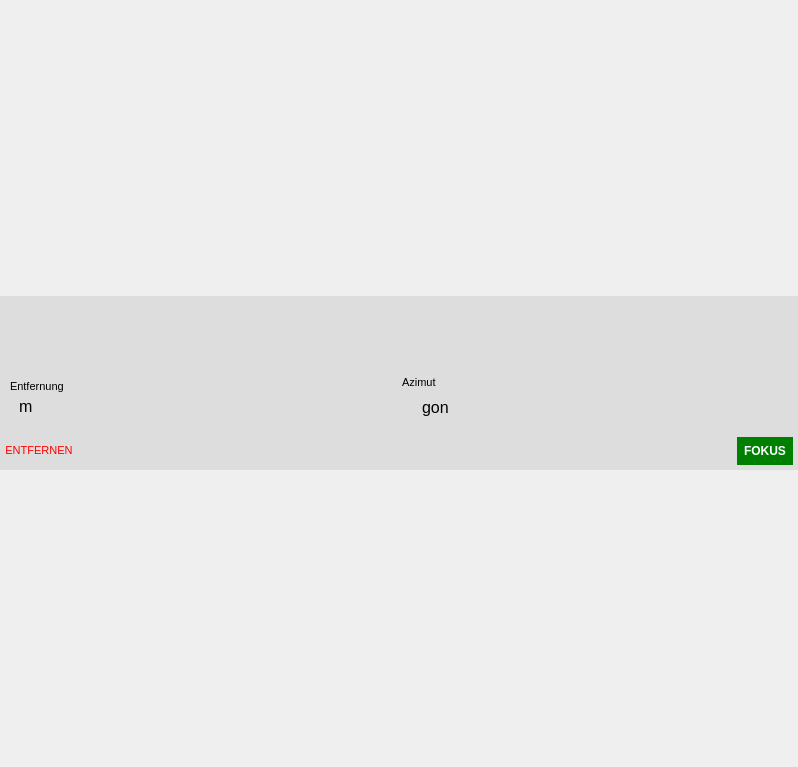
<?xml version="1.0" encoding="UTF-8"?>
<ui version="4.0">
 <class>Form</class>
 <widget class="QWidget" name="Form">
  <property name="geometry">
   <rect>
    <x>0</x>
    <y>0</y>
    <width>798</width>
    <height>767</height>
   </rect>
  </property>
  <property name="windowTitle">
   <string>Form</string>
  </property>
  <layout class="QGridLayout" name="gridLayout">
   <property name="leftMargin">
    <number>0</number>
   </property>
   <property name="topMargin">
    <number>0</number>
   </property>
   <property name="rightMargin">
    <number>0</number>
   </property>
   <property name="bottomMargin">
    <number>0</number>
   </property>
   <property name="verticalSpacing">
    <number>15</number>
   </property>
   <item row="0" column="0">
    <widget class="QGroupBox" name="lfbTargetGroup">
     <property name="sizePolicy">
      <sizepolicy hsizetype="Preferred" vsizetype="Fixed">
       <horstretch>0</horstretch>
       <verstretch>0</verstretch>
      </sizepolicy>
     </property>
     <property name="styleSheet">
      <string notr="true">border:none;
background-color:#ddd;</string>
     </property>
     <property name="title">
      <string/>
     </property>
     <property name="checkable">
      <bool>false</bool>
     </property>
     <property name="checked">
      <bool>false</bool>
     </property>
     <layout class="QVBoxLayout" name="verticalLayout">
      <property name="spacing">
       <number>0</number>
      </property>
      <property name="leftMargin">
       <number>0</number>
      </property>
      <property name="topMargin">
       <number>0</number>
      </property>
      <property name="rightMargin">
       <number>0</number>
      </property>
      <property name="bottomMargin">
       <number>0</number>
      </property>
      <item>
       <layout class="QVBoxLayout" name="verticalLayout_5">
        <property name="topMargin">
         <number>0</number>
        </property>
        <item>
         <widget class="QTableWidget" name="lfbAttributeTableWidget">
          <property name="sizePolicy">
           <sizepolicy hsizetype="Expanding" vsizetype="Minimum">
            <horstretch>0</horstretch>
            <verstretch>0</verstretch>
           </sizepolicy>
          </property>
          <property name="minimumSize">
           <size>
            <width>0</width>
            <height>70</height>
           </size>
          </property>
          <property name="maximumSize">
           <size>
            <width>16777215</width>
            <height>70</height>
           </size>
          </property>
          <property name="styleSheet">
           <string notr="true"/>
          </property>
          <property name="editTriggers">
           <set>QAbstractItemView::NoEditTriggers</set>
          </property>
          <property name="tabKeyNavigation">
           <bool>false</bool>
          </property>
          <property name="selectionMode">
           <enum>QAbstractItemView::NoSelection</enum>
          </property>
          <property name="wordWrap">
           <bool>false</bool>
          </property>
          <property name="cornerButtonEnabled">
           <bool>false</bool>
          </property>
          <property name="rowCount">
           <number>1</number>
          </property>
          <attribute name="verticalHeaderVisible">
           <bool>false</bool>
          </attribute>
          <row/>
         </widget>
        </item>
       </layout>
      </item>
      <item>
       <widget class="QWidget" name="lfbTargetDetailsWidget" native="true">
        <property name="sizePolicy">
         <sizepolicy hsizetype="Expanding" vsizetype="Preferred">
          <horstretch>0</horstretch>
          <verstretch>0</verstretch>
         </sizepolicy>
        </property>
        <layout class="QHBoxLayout" name="lfbTargetDetails">
         <property name="leftMargin">
          <number>10</number>
         </property>
         <property name="topMargin">
          <number>10</number>
         </property>
         <property name="rightMargin">
          <number>10</number>
         </property>
         <property name="bottomMargin">
          <number>10</number>
         </property>
         <item>
          <layout class="QVBoxLayout" name="verticalLayout_2">
           <property name="spacing">
            <number>0</number>
           </property>
           <property name="leftMargin">
            <number>0</number>
           </property>
           <property name="topMargin">
            <number>0</number>
           </property>
           <property name="rightMargin">
            <number>0</number>
           </property>
           <item>
            <widget class="QLabel" name="label_3">
             <property name="sizePolicy">
              <sizepolicy hsizetype="Expanding" vsizetype="Fixed">
               <horstretch>0</horstretch>
               <verstretch>0</verstretch>
              </sizepolicy>
             </property>
             <property name="font">
              <font>
               <pointsize>8</pointsize>
              </font>
             </property>
             <property name="text">
              <string>Entfernung</string>
             </property>
            </widget>
           </item>
           <item>
            <layout class="QHBoxLayout" name="horizontalLayout_2">
             <property name="topMargin">
              <number>0</number>
             </property>
             <item>
              <widget class="QLabel" name="lfbDistanceEdit">
               <property name="font">
                <font>
                 <pointsize>12</pointsize>
                </font>
               </property>
               <property name="text">
                <string/>
               </property>
              </widget>
             </item>
             <item>
              <widget class="QLabel" name="lfbDistanceUnit">
               <property name="sizePolicy">
                <sizepolicy hsizetype="Fixed" vsizetype="Fixed">
                 <horstretch>0</horstretch>
                 <verstretch>0</verstretch>
                </sizepolicy>
               </property>
               <property name="font">
                <font>
                 <pointsize>12</pointsize>
                </font>
               </property>
               <property name="text">
                <string>m</string>
               </property>
              </widget>
             </item>
             <item>
              <spacer name="horizontalSpacer_2">
               <property name="orientation">
                <enum>Qt::Horizontal</enum>
               </property>
               <property name="sizeHint" stdset="0">
                <size>
                 <width>40</width>
                 <height>10</height>
                </size>
               </property>
              </spacer>
             </item>
            </layout>
           </item>
          </layout>
         </item>
         <item>
          <layout class="QVBoxLayout" name="verticalLayout_4">
           <property name="spacing">
            <number>0</number>
           </property>
           <property name="leftMargin">
            <number>0</number>
           </property>
           <item>
            <widget class="QLabel" name="label_4">
             <property name="sizePolicy">
              <sizepolicy hsizetype="Expanding" vsizetype="Fixed">
               <horstretch>0</horstretch>
               <verstretch>0</verstretch>
              </sizepolicy>
             </property>
             <property name="font">
              <font>
               <pointsize>8</pointsize>
              </font>
             </property>
             <property name="text">
              <string>Azimut</string>
             </property>
            </widget>
           </item>
           <item>
            <widget class="QWidget" name="lfbBearingLayout" native="true">
             <layout class="QHBoxLayout" name="lfbBearingeLayout">
              <property name="leftMargin">
               <number>5</number>
              </property>
              <property name="rightMargin">
               <number>5</number>
              </property>
              <property name="bottomMargin">
               <number>5</number>
              </property>
              <item>
               <widget class="QLabel" name="lfbBearingEdit">
                <property name="font">
                 <font>
                  <pointsize>12</pointsize>
                 </font>
                </property>
                <property name="text">
                 <string/>
                </property>
               </widget>
              </item>
              <item>
               <widget class="QLabel" name="lfbBearingUnit">
                <property name="sizePolicy">
                 <sizepolicy hsizetype="Expanding" vsizetype="Fixed">
                  <horstretch>0</horstretch>
                  <verstretch>0</verstretch>
                 </sizepolicy>
                </property>
                <property name="font">
                 <font>
                  <pointsize>12</pointsize>
                 </font>
                </property>
                <property name="text">
                 <string>gon</string>
                </property>
               </widget>
              </item>
             </layout>
            </widget>
           </item>
          </layout>
         </item>
        </layout>
       </widget>
      </item>
      <item>
       <widget class="QWidget" name="lfbTargetEdit_2" native="true">
        <layout class="QHBoxLayout" name="lfbTargetEdit">
         <property name="leftMargin">
          <number>5</number>
         </property>
         <property name="topMargin">
          <number>5</number>
         </property>
         <property name="rightMargin">
          <number>5</number>
         </property>
         <property name="bottomMargin">
          <number>5</number>
         </property>
         <item>
          <widget class="QPushButton" name="lfbTargetRemoveBtn">
           <property name="font">
            <font>
             <pointsize>8</pointsize>
            </font>
           </property>
           <property name="cursor">
            <cursorShape>PointingHandCursor</cursorShape>
           </property>
           <property name="styleSheet">
            <string notr="true">background-color: transparent;
color: red;
border: none;</string>
           </property>
           <property name="text">
            <string>ENTFERNEN</string>
           </property>
          </widget>
         </item>
         <item>
          <spacer name="horizontalSpacer">
           <property name="orientation">
            <enum>Qt::Horizontal</enum>
           </property>
           <property name="sizeType">
            <enum>QSizePolicy::Expanding</enum>
           </property>
           <property name="sizeHint" stdset="0">
            <size>
             <width>40</width>
             <height>20</height>
            </size>
           </property>
          </spacer>
         </item>
         <item>
          <widget class="QPushButton" name="lfbTargetFokusBtn">
           <property name="font">
            <font>
             <pointsize>9</pointsize>
             <weight>75</weight>
             <bold>true</bold>
            </font>
           </property>
           <property name="cursor">
            <cursorShape>PointingHandCursor</cursorShape>
           </property>
           <property name="mouseTracking">
            <bool>false</bool>
           </property>
           <property name="styleSheet">
            <string notr="true">QPushButton{
	border: 2px solid #333;
	color: #555;
	padding: 5px;
}
QPushButton:hover{
	background-color: yellow;
}
QPushButton:enabled{
	border:  2px solid green;
	background-color: green;
	color: #fff;
}</string>
           </property>
           <property name="text">
            <string>FOKUS</string>
           </property>
          </widget>
         </item>
        </layout>
       </widget>
      </item>
     </layout>
    </widget>
   </item>
  </layout>
 </widget>
 <resources/>
 <connections/>
</ui>
